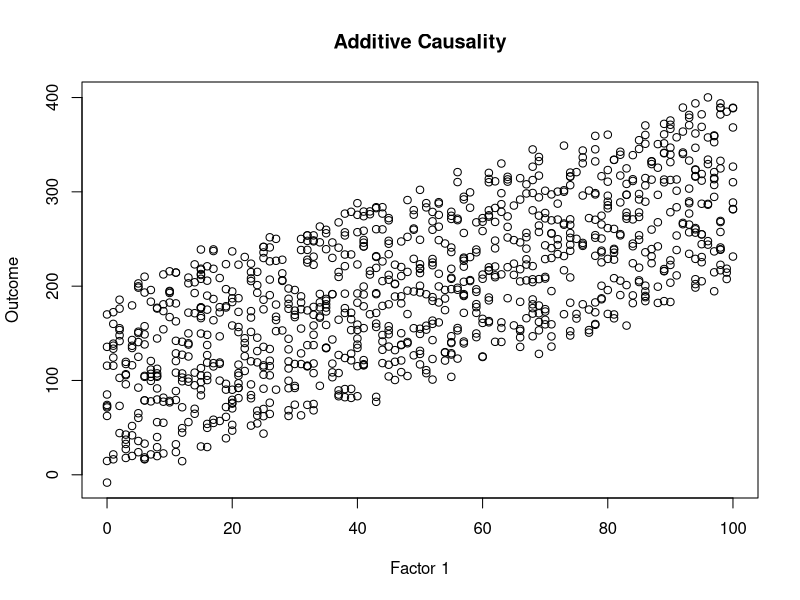
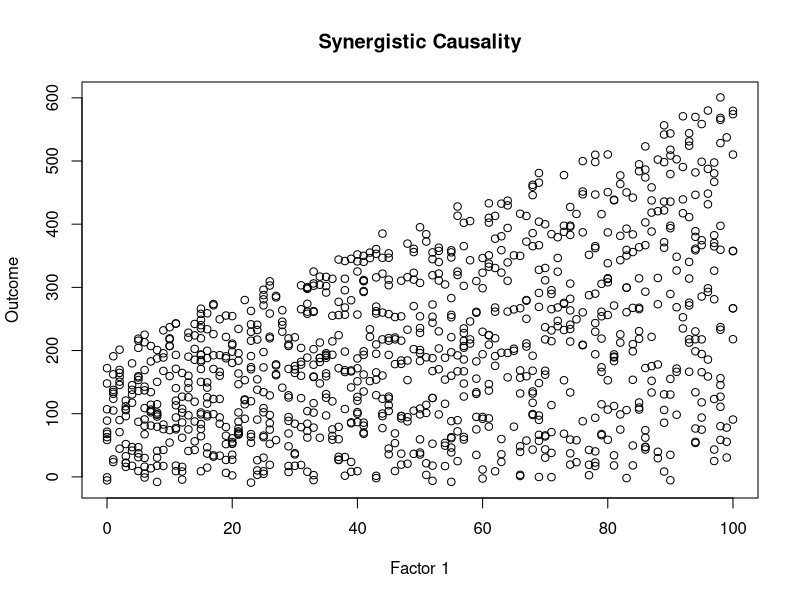
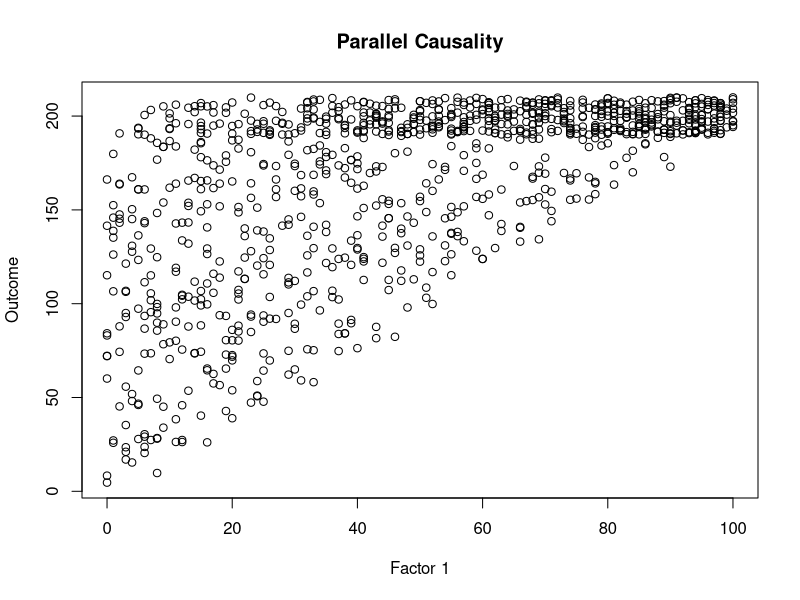
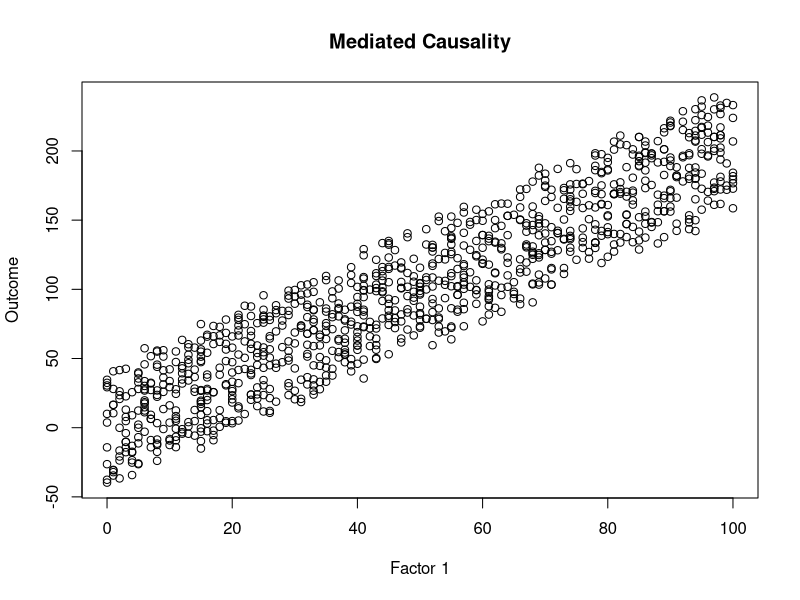
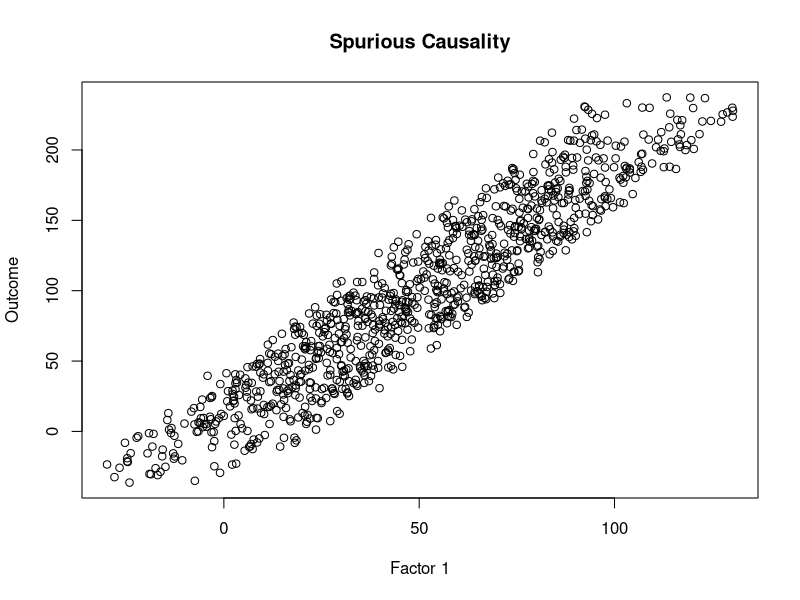

Generate these figures, in order, with R:
# R script for Appendix S1
# Title: Applying causal reasoning to investigate multicausality in microbial systems
#Journal: Ecosphere

#create a data frame with two casual factors, fac1 and fac2

fac1 = sample(0:100, 1000, replace = T)

fac2 = sample(0:100, 1000, replace = T)

#create outcomes based on different models of causality

#set true effect sizes
#effect size for factor 1
a = 2

#effect size for factor 2
b = 2
#additive causality

out1 = a*fac1 + b*fac2  + runif(length(fac1),-10,10)

#can we get accurate estimates of parameters using linear models if we only know about factor 1?

model1 = lm(out1~fac1)
summary(model1)
confint(model1)
plot(fac1, out1, xlab = "Factor 1", ylab = "Outcome", main = "Additive Causality" )


model1b = lm(out1~fac1 + fac2)
summary(model1b)
confint(model1b)




#synergistic causality - effect of factor 1 is enhanced by level of factor 2
c = (1/mean(fac2))*a

out2 = (0)*fac1 + (b)*fac2 + c*fac1*fac2 + runif(length(fac1),-10,10)

model2 = lm(out2~fac1)
summary(model2)
confint(model2)
plot(fac1, out2, xlab = "Factor 1", ylab = "Outcome", main = "Synergistic Causality" )


model2b = lm(out2~fac1 + fac2)
summary(model2b)
confint(model2b)


model2c = lm(out2~fac1*fac2)
summary(model2c)
confint(model2c)

#parallel causality - either factor1 or factor2 yield equivalent outcome
out3 = rep(0,length(fac1))

for (i in 1:length(fac1)){
out3[i] = if(fac1[i]*2 +  fac2[i]*2 > 200) 200 else (fac1[i]*2 + fac2[i]*2)}

out3 = out3 + runif(length(fac1), -10,10)

plot(fac1, out3, xlab = "Factor 1", ylab = "Outcome", main = "Parallel Causality" )
  

model3 = lm(out3~fac1)
summary(model3)
confint(model3)
   

model3b = lm(out3~fac1 + fac2)
summary(model3b)
confint(model3b)


model3c = lm(out3~fac1*fac2)
summary(model3c)
confint(model3c)

#mediated causality

fac2 = fac1 + runif(length(fac1), -20,20)
out4 = a*fac2 + runif(length(fac1), -10,10)

plot(fac1, out4, xlab = "Factor 1", ylab = "Outcome", main = "Mediated Causality" )
  
model4 = lm(out4~fac1)
summary(model4)
confint(model4)

model4b = lm(out4~fac1 + fac2)
summary(model4b)
confint(model4b)

model4c = lm(out4~fac1*fac2)
summary(model4c)
confint(model4c)



#spurious causality

fac1 = fac2 + runif(length(fac1), -20,20)
out5 = a*fac2 + runif(length(fac1), -10,10)

plot(fac1, out5, xlab = "Factor 1", ylab = "Outcome", main = "Spurious Causality" )

model5 = lm(out5~fac1)
summary(model5)
confint(model5)

model5b = lm(out5~fac1 + fac2)
summary(model5b)
confint(model5b)

model5c = lm(out5~fac1*fac2)
summary(model5c)
confint(model5c)







